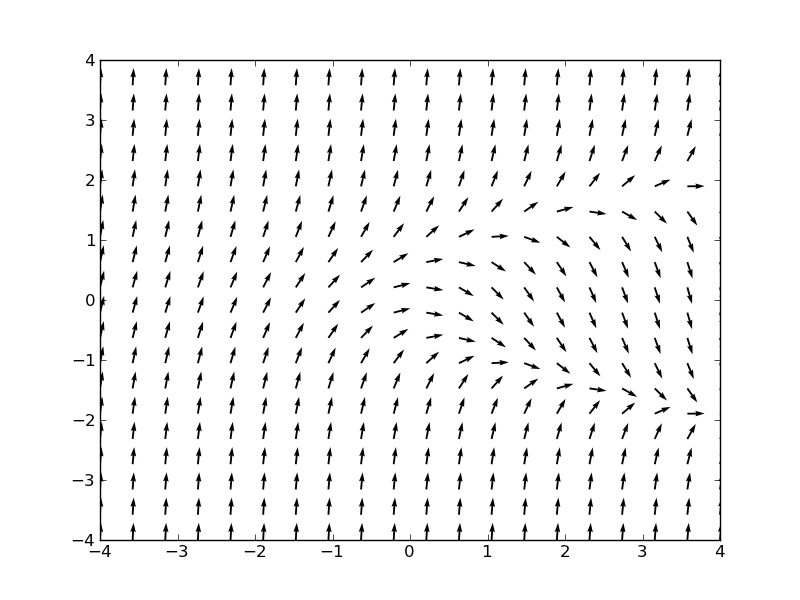

Write Python code to recreate this figure.
from pylab import *
xmax = 4.0
xmin = -xmax
D = 20
ymax = 4.0
ymin = -ymax
x = linspace(xmin, xmax, D)
y = linspace(ymin, ymax, D)
X, Y = meshgrid(x, y)
deg = arctan(Y**2 - X)
QP = quiver(X,Y,cos(deg),sin(deg))
show()
